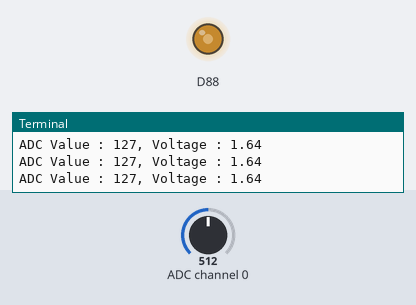
Recording of a program running on a simulated Raspberry Pi (BCM pin numbers). Parts: output pins drawn as LEDs (lit = HIGH), the last lines printed to the terminal. The inputs (shaded band) are chosen by the test bench; at power-on: ADC channel 0 = 512 (analog values on the 0–1023 scale).

Above: at 1.2 s.
1.3 s: ADC channel 0 set to 716
At 1.9 s:
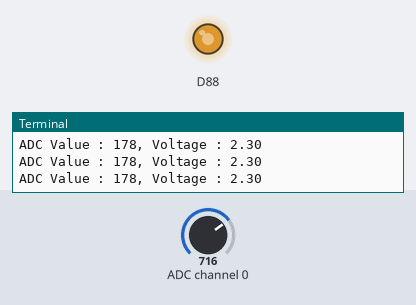
2.8 s: ADC channel 0 set to 900
At 3.1 s:
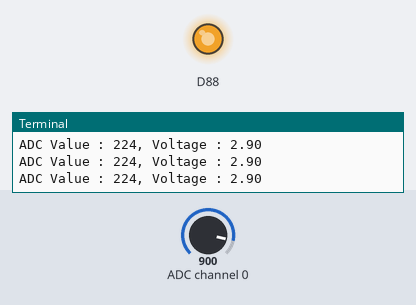
4.3 s: ADC channel 0 set to 122
At 5.4 s:
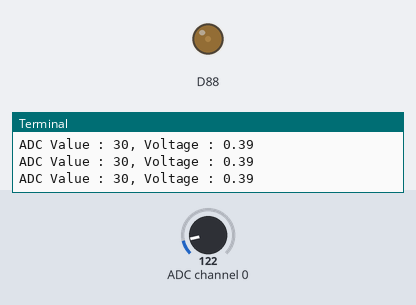
5.8 s: ADC channel 0 set to 0
At 6.6 s:
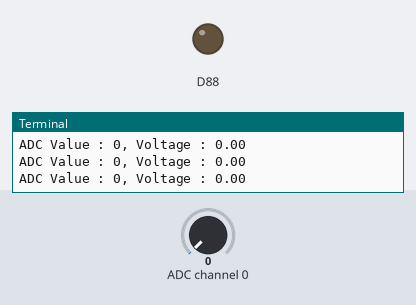
7.3 s: ADC channel 0 set to 511
At 7.7 s:
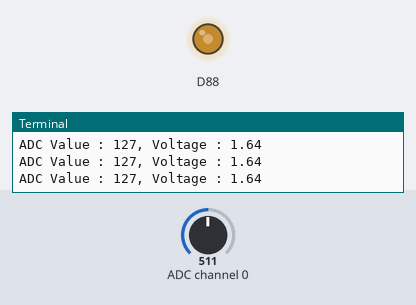
Timing chart, 0 to 9.8 s (numbered marks = the images above; inputs shaded):
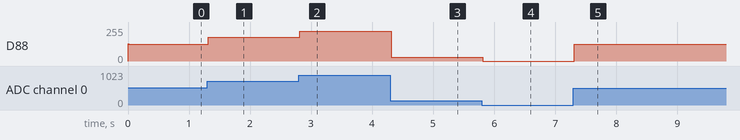

The program:

AD_DA_Converter.py
```python
import smbus
import time

address = 0x48
bus = smbus.SMBus(1)
cmd = 0x40

def analogRead(chn):
    value = bus.read_byte_data(address, cmd + chn)
    return value

def analogWrite(value):
    bus.write_byte_data(address, cmd, value)


while True:
    value = analogRead(0)
    analogWrite(value)
    voltage = value / 255.0 * 3.3
    print ('ADC Value : %d, Voltage : %.2f' %(value, voltage))
    time.sleep(0.01)


bus.close()
```

Measured:
- after the input at 1.3 s, D88: 127/255 → 178/255 at once
- after the input at 2.8 s, D88: 178/255 → 224/255 at once
- after the input at 4.3 s, D88: 224/255 → 30/255 at once
- after the input at 5.8 s, D88: 30/255 → 0/255 at once
- after the input at 7.3 s, D88: 0/255 → 127/255 at once
